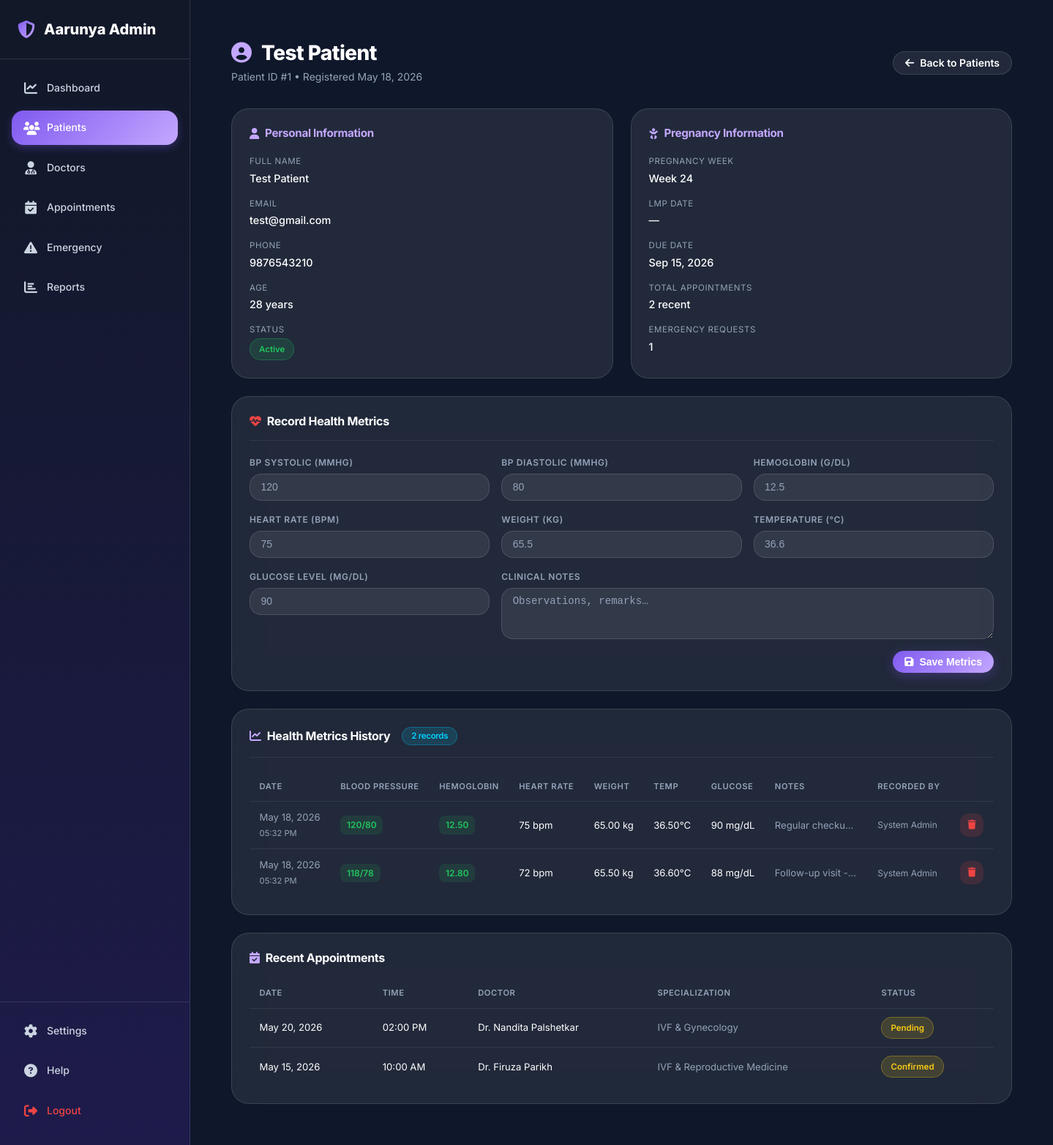
Page /admin/pages/users.php?view=1 (signed in) on the committed database.
### tables this page shows
CREATE TABLE users (
    id INT AUTO_INCREMENT PRIMARY KEY,
    name VARCHAR(255) NOT NULL,
    email VARCHAR(255) UNIQUE NOT NULL,
    password VARCHAR(255) NOT NULL,
    phone VARCHAR(20),
    age INT,
    lmp_date DATE DEFAULT NULL COMMENT 'Last Menstrual Period date',
    pregnancy_week INT,
    due_date DATE,
    profile_photo VARCHAR(255) DEFAULT NULL,
    status VARCHAR(20) DEFAULT 'active',
    created_at TIMESTAMP DEFAULT CURRENT_TIMESTAMP,
    updated_at TIMESTAMP DEFAULT CURRENT_TIMESTAMP ON UPDATE CURRENT_TIMESTAMP,
    INDEX idx_email (email),
    INDEX idx_status (status),
    INDEX idx_phone (phone)
);

CREATE TABLE health_metrics (
    id INT AUTO_INCREMENT PRIMARY KEY,
    user_id INT NOT NULL,
    blood_pressure_systolic INT DEFAULT NULL COMMENT 'Systolic blood pressure (mmHg)',
    blood_pressure_diastolic INT DEFAULT NULL COMMENT 'Diastolic blood pressure (mmHg)',
    hemoglobin DECIMAL(4,2) DEFAULT NULL COMMENT 'Hemoglobin level (g/dL)',
    heart_rate INT DEFAULT NULL COMMENT 'Heart rate (bpm)',
    weight DECIMAL(5,2) DEFAULT NULL COMMENT 'Weight (kg)',
    temperature DECIMAL(4,2) DEFAULT NULL COMMENT 'Body temperature (°C)',
    glucose_level INT DEFAULT NULL COMMENT 'Blood glucose level (mg/dL)',
    notes TEXT COMMENT 'Clinical notes and observations',
    recorded_by INT DEFAULT NULL COMMENT 'Admin ID who recorded the metrics',
    recorded_at TIMESTAMP NOT NULL DEFAULT CURRENT_TIMESTAMP,
    FOREIGN KEY (user_id) REFERENCES users(id) ON DELETE CASCADE,
    FOREIGN KEY (recorded_by) REFERENCES admins(id) ON DELETE SET NULL,
    INDEX idx_user (user_id),
    INDEX idx_recorded_at (recorded_at),
    INDEX idx_recorded_by (recorded_by)
);

CREATE TABLE appointments (
    id INT AUTO_INCREMENT PRIMARY KEY,
    user_id INT NOT NULL,
    doctor_id INT NOT NULL,
    appointment_date DATE NOT NULL,
    appointment_time TIME NOT NULL,
    status VARCHAR(50) DEFAULT 'pending',
    notes TEXT,
    created_at TIMESTAMP DEFAULT CURRENT_TIMESTAMP,
    updated_at TIMESTAMP DEFAULT CURRENT_TIMESTAMP ON UPDATE CURRENT_TIMESTAMP,
    FOREIGN KEY (user_id) REFERENCES users(id) ON DELETE CASCADE,
    FOREIGN KEY (doctor_id) REFERENCES doctors(id) ON DELETE CASCADE,
    INDEX idx_user (user_id),
    INDEX idx_doctor (doctor_id),
    INDEX idx_date (appointment_date),
    INDEX idx_status (status)
);

CREATE TABLE doctors (
    id INT AUTO_INCREMENT PRIMARY KEY,
    name VARCHAR(255) NOT NULL,
    email VARCHAR(255) UNIQUE,
    phone VARCHAR(20),
    password VARCHAR(255),
    specialization VARCHAR(255) NOT NULL,
    hospital_affiliation VARCHAR(255) NULL,
    experience INT DEFAULT 0,
    consultation_fee DECIMAL(10,2) DEFAULT 0.00,
    qualification VARCHAR(255),
    bio TEXT NULL,
    medical_council_registration VARCHAR(100) NULL,
    contact VARCHAR(255),
    availability VARCHAR(255),
    status VARCHAR(20) DEFAULT 'approved',
    is_active BOOLEAN DEFAULT TRUE COMMENT 'Doctor active status for patient visibility',
    is_verified BOOLEAN DEFAULT FALSE,
    verification_date TIMESTAMP NULL,
    status_updated_at TIMESTAMP NULL COMMENT 'Last status change timestamp',
    status_updated_by INT NULL COMMENT 'Admin ID who changed status',
    created_at TIMESTAMP DEFAULT CURRENT_TIMESTAMP,
    updated_at TIMESTAMP DEFAULT CURRENT_TIMESTAMP ON UPDATE CURRENT_TIMESTAMP,
    INDEX idx_email (email),
    INDEX idx_specialization (specialization),
    INDEX idx_status (status),
    INDEX idx_is_active (is_active),
    INDEX idx_verified (is_verified)
);

### admin/pages/users.php (the view, shortened to what this page needs)
<?php
require_once '../includes/db.php';
try {
    $pdo->exec("CREATE TABLE IF NOT EXISTS `health_metrics` (
        `id` int(11) NOT NULL AUTO_INCREMENT,
        `user_id` int(11) NOT NULL,
        `blood_pressure_systolic` int(11) DEFAULT NULL,
        `blood_pressure_diastolic` int(11) DEFAULT NULL,
        `hemoglobin` decimal(4,2) DEFAULT NULL,
        `heart_rate` int(11) DEFAULT NULL,
        `weight` decimal(5,2) DEFAULT NULL,
        `temperature` decimal(4,2) DEFAULT NULL,
        `glucose_level` int(11) DEFAULT NULL,
        `notes` text DEFAULT NULL,
        `recorded_by` int(11) DEFAULT NULL,
        `recorded_at` timestamp NOT NULL DEFAULT CURRENT_TIMESTAMP,
        PRIMARY KEY (`id`),
        KEY `user_id` (`user_id`),
        KEY `recorded_at` (`recorded_at`)
    ) ENGINE=InnoDB DEFAULT CHARSET=utf8mb4 COLLATE=utf8mb4_unicode_ci");
} catch (PDOException $e) {
}
$viewUserId = intval($_GET['view'] ?? 0);
$viewUser   = null;
$healthMetrics = [];
$userAppointments = [];
if ($viewUserId) {
    $stmt = $pdo->prepare("SELECT * FROM users WHERE id = ?");
    $stmt->execute([$viewUserId]);
    $viewUser = $stmt->fetch();
    if ($viewUser) {
        $stmt = $pdo->prepare("SELECT hm.*, a.name as recorded_by_name
                               FROM health_metrics hm
                               LEFT JOIN admins a ON hm.recorded_by = a.id
                               WHERE hm.user_id = ?
                               ORDER BY hm.recorded_at DESC");
        $stmt->execute([$viewUserId]);
        $healthMetrics = $stmt->fetchAll();
        $stmt = $pdo->prepare("SELECT a.*, d.name as doctor_name, d.specialization
                               FROM appointments a
                               JOIN doctors d ON a.doctor_id = d.id
                               WHERE a.user_id = ?
                               ORDER BY a.appointment_date DESC LIMIT 5");
        $stmt->execute([$viewUserId]);
        $userAppointments = $stmt->fetchAll();
    }
}
include '../includes/header.php';
include '../includes/sidebar.php';
?>
<div class="page-wrap animate-fade-in">
<?php if ($viewUser): ?>
<div class="page-header">
    <div class="page-header-left">
        <h1><i class="fas fa-user-circle" style="color:var(--primary-purple);margin-right:.5rem;"></i>
            <?php echo htmlspecialchars($viewUser['name']); ?>
        </h1>
        <p>Patient ID #<?php echo $viewUser['id']; ?> &bull; Registered <?php echo date('M d, Y', strtotime($viewUser['created_at'])); ?></p>
    </div>
    <a href="users.php" class="btn btn-secondary btn-sm"><i class="fas fa-arrow-left"></i> Back to Patients</a>
</div>
<div class="detail-grid-2">
    <div class="detail-card">
        <h4><i class="fas fa-user"></i> Personal Information</h4>
        <div class="detail-row"><span class="detail-lbl">Full Name</span><span class="detail-val"><?php echo htmlspecialchars($viewUser['name']); ?></span></div>
        <div class="detail-row"><span class="detail-lbl">Email</span><span class="detail-val"><?php echo htmlspecialchars($viewUser['email']); ?></span></div>
        <div class="detail-row"><span class="detail-lbl">Phone</span><span class="detail-val"><?php echo htmlspecialchars($viewUser['phone'] ?? '—'); ?></span></div>
        <div class="detail-row"><span class="detail-lbl">Age</span><span class="detail-val"><?php echo $viewUser['age'] ? $viewUser['age'] . ' years' : '—'; ?></span></div>
        <div class="detail-row">
            <span class="detail-lbl">Status</span>
            <span class="detail-val">
                <?php $st = $viewUser['status'] ?? 'active'; ?>
                <span class="badge <?php echo $st === 'active' ? 'badge-success' : 'badge-danger'; ?>"><?php echo ucfirst($st); ?></span>
            </span>
        </div>
    </div>
    <div class="detail-card">
        <h4><i class="fas fa-baby"></i> Pregnancy Information</h4>
        <div class="detail-row"><span class="detail-lbl">Pregnancy Week</span><span class="detail-val"><?php echo $viewUser['pregnancy_week'] ? 'Week ' . $viewUser['pregnancy_week'] : '—'; ?></span></div>
        <div class="detail-row"><span class="detail-lbl">LMP Date</span><span class="detail-val"><?php echo $viewUser['lmp_date'] ? date('M d, Y', strtotime($viewUser['lmp_date'])) : '—'; ?></span></div>
        <div class="detail-row"><span class="detail-lbl">Due Date</span><span class="detail-val"><?php echo $viewUser['due_date'] ? date('M d, Y', strtotime($viewUser['due_date'])) : '—'; ?></span></div>
        <div class="detail-row"><span class="detail-lbl">Total Appointments</span><span class="detail-val"><?php echo count($userAppointments); ?> recent</span></div>
        <div class="detail-row"><span class="detail-lbl">Emergency Requests</span><span class="detail-val">
            <?php
            $emCount = $pdo->prepare("SELECT COUNT(*) FROM emergency_requests WHERE user_id = ?");
            $emCount->execute([$viewUserId]);
            echo $emCount->fetchColumn();
            ?>
        </span></div>
    </div>
</div>
<div class="glass-card" style="padding:1.5rem;margin-bottom:1.5rem;">
    <div style="display:flex;justify-content:space-between;align-items:center;margin-bottom:1.25rem;padding-bottom:1rem;border-bottom:1px solid var(--divider);">
        <h3 style="font-size:1rem;font-weight:700;color:#fff;margin:0;display:flex;align-items:center;gap:.5rem;">
            <i class="fas fa-heartbeat" style="color:#EF4444;"></i> Record Health Metrics
        </h3>
    </div>
    <form method="POST" action="../actions/update_health_metrics.php">
        <div class="metrics-form-grid" style="margin-bottom:1rem;">
            <div class="form-group">
                <label class="form-label">BP Systolic (mmHg)</label>
                <input type="number" name="bp_systolic" class="form-input" placeholder="120" min="60" max="250">
            </div>
            <div class="form-group">
                <label class="form-label">BP Diastolic (mmHg)</label>
                <input type="number" name="bp_diastolic" class="form-input" placeholder="80" min="40" max="150">
            </div>
            <div class="form-group">
                <label class="form-label">Hemoglobin (g/dL)</label>
                <input type="number" name="hemoglobin" class="form-input" placeholder="12.5" step="0.1" min="5" max="20">
            </div>
            <div class="form-group">
                <label class="form-label">Heart Rate (bpm)</label>
                <input type="number" name="heart_rate" class="form-input" placeholder="75" min="40" max="200">
            </div>
            <div class="form-group">
                <label class="form-label">Weight (kg)</label>
                <input type="number" name="weight" class="form-input" placeholder="65.5" step="0.1" min="30" max="200">
            </div>
            <div class="form-group">
                <label class="form-label">Temperature (°C)</label>
                <input type="number" name="temperature" class="form-input" placeholder="36.6" step="0.1" min="35" max="42">
            </div>
            <div class="form-group">
                <label class="form-label">Glucose Level (mg/dL)</label>
                <input type="number" name="glucose" class="form-input" placeholder="90" min="50" max="500">
            </div>
            <div class="form-group" style="grid-column:span 2;">
                <label class="form-label">Clinical Notes</label>
                <textarea name="notes" class="form-input form-textarea" placeholder="Observations, remarks…"></textarea>
            </div>
        </div>
        <div style="display:flex;justify-content:flex-end;">
            <button type="submit" class="btn btn-primary btn-sm">
                <i class="fas fa-save"></i> Save Metrics
            </button>
        </div>
    </form>
</div>
<div class="glass-card" style="padding:1.5rem;margin-bottom:1.5rem;">
    <div style="display:flex;justify-content:space-between;align-items:center;margin-bottom:1.25rem;padding-bottom:1rem;border-bottom:1px solid var(--divider);">
        <h3 style="font-size:1rem;font-weight:700;color:#fff;margin:0;display:flex;align-items:center;gap:.5rem;">
            <i class="fas fa-chart-line" style="color:var(--primary-purple);"></i> Health Metrics History
            <span class="badge badge-info" style="margin-left:.5rem;"><?php echo count($healthMetrics); ?> records</span>
        </h3>
    </div>
    <?php if (count($healthMetrics) > 0): ?>
    <div style="overflow-x:auto;">
        <table class="metrics-table">
            <thead>
                <tr>
                    <th>Date</th>
                    <th>Blood Pressure</th>
                    <th>Hemoglobin</th>
                    <th>Heart Rate</th>
                    <th>Weight</th>
                    <th>Temp</th>
                    <th>Glucose</th>
                    <th>Notes</th>
                    <th>Recorded By</th>
                    <th></th>
                </tr>
            </thead>
            <tbody>
            <?php foreach ($healthMetrics as $m): ?>
            <tr>
                <td style="white-space:nowrap;color:var(--text-muted);">
                    <?php echo date('M d, Y', strtotime($m['recorded_at'])); ?><br>
                    <span style="font-size:.7rem;"><?php echo date('h:i A', strtotime($m['recorded_at'])); ?></span>
                </td>
                <td>
                    <?php if ($m['blood_pressure_systolic']): ?>
                    <?php
                    $sys = $m['blood_pressure_systolic'];
                    $dia = $m['blood_pressure_diastolic'];
                    $bpClass = ($sys > 140 || $dia > 90) ? 'mv-danger' : (($sys > 130 || $dia > 85) ? 'mv-warn' : 'mv-normal');
                    ?>
                    <span class="mv <?php echo $bpClass; ?>"><?php echo $sys; ?>/<?php echo $dia; ?></span>
                    <?php else: ?>—<?php endif; ?>
                </td>
                <td>
                    <?php if ($m['hemoglobin']): ?>
                    <?php $hbClass = $m['hemoglobin'] < 11 ? 'mv-danger' : ($m['hemoglobin'] < 12 ? 'mv-warn' : 'mv-normal'); ?>
                    <span class="mv <?php echo $hbClass; ?>"><?php echo $m['hemoglobin']; ?></span>
                    <?php else: ?>—<?php endif; ?>
                </td>
                <td><?php echo $m['heart_rate'] ? $m['heart_rate'] . ' bpm' : '—'; ?></td>
                <td><?php echo $m['weight'] ? $m['weight'] . ' kg' : '—'; ?></td>
                <td><?php echo $m['temperature'] ? $m['temperature'] . '°C' : '—'; ?></td>
                <td><?php echo $m['glucose_level'] ? $m['glucose_level'] . ' mg/dL' : '—'; ?></td>
                <td style="max-width:140px;overflow:hidden;text-overflow:ellipsis;white-space:nowrap;color:var(--text-muted);" title="<?php echo htmlspecialchars($m['notes'] ?? ''); ?>">
                    <?php echo htmlspecialchars($m['notes'] ?? '—'); ?>
                </td>
                <td style="font-size:.75rem;color:var(--text-muted);"><?php echo htmlspecialchars($m['recorded_by_name'] ?? 'Admin'); ?></td>
                <td>
                    <form method="POST" action="../actions/update_health_metrics.php" style="display:inline;"
                          onsubmit="return confirm('Delete this metrics entry?')">
                        <button type="submit" class="act-btn act-del" title="Delete Entry">
                            <i class="fas fa-trash"></i>
                        </button>
                    </form>
                </td>
            </tr>
            <?php endforeach; ?>
            </tbody>
        </table>
    </div>
    <?php endif; ?>
</div>
<?php if (count($userAppointments) > 0): ?>
<div class="glass-card" style="padding:1.5rem;">
    <h3 style="font-size:1rem;font-weight:700;color:#fff;margin:0 0 1.25rem;display:flex;align-items:center;gap:.5rem;">
        <i class="fas fa-calendar-check" style="color:var(--primary-purple);"></i> Recent Appointments
    </h3>
    <div style="overflow-x:auto;">
        <table class="metrics-table">
            <thead>
                <tr><th>Date</th><th>Time</th><th>Doctor</th><th>Specialization</th><th>Status</th></tr>
            </thead>
            <tbody>
            <?php foreach ($userAppointments as $apt): ?>
            <tr>
                <td><?php echo date('M d, Y', strtotime($apt['appointment_date'])); ?></td>
                <td><?php echo date('h:i A', strtotime($apt['appointment_time'])); ?></td>
                <td><?php echo htmlspecialchars($apt['doctor_name']); ?></td>
                <td style="color:var(--text-muted);"><?php echo htmlspecialchars($apt['specialization']); ?></td>
                <td>
                    <?php
                    $sc = ['pending'=>'badge-warning','approved'=>'badge-info','completed'=>'badge-success','cancelled'=>'badge-danger'][$apt['status']] ?? 'badge-warning';
                    ?>
                    <span class="badge <?php echo $sc; ?>"><?php echo ucfirst($apt['status']); ?></span>
                </td>
            </tr>
            <?php endforeach; ?>
            </tbody>
        </table>
    </div>
</div>
<?php endif; ?>
<?php endif;  ?>
</div>
<?php include '../includes/footer.php'; ?>

### rows in the picture
users: name "Test Patient", id "1", created_at "May 18, 2026", email "test@gmail.com", phone "9876543210", age "28", status "Active", pregnancy_week "24", due_date "Sep 15, 2026"
health_metrics: recorded_at "May 18, 2026", recorded_at "05:32 PM", blood_pressure_systolic "120", blood_pressure_diastolic "80", hemoglobin "12.50", heart_rate "75", weight "65.00", temperature "36.50", glucose_level "90", notes "Regular checku…", recorded_by.name "System Admin"
health_metrics: recorded_at "May 18, 2026", recorded_at "05:32 PM", blood_pressure_systolic "118", blood_pressure_diastolic "78", hemoglobin "12.80", heart_rate "72", weight "65.50", temperature "36.60", glucose_level "88", notes "Follow-up visit -…", recorded_by.name "System Admin"
appointments: appointment_date "May 20, 2026", appointment_time "02:00 PM", doctor.name "Dr. Nandita Palshetkar", doctor.specialization "IVF & Gynecology", status "Pending"
appointments: appointment_date "May 15, 2026", appointment_time "10:00 AM", doctor.name "Dr. Firuza Parikh", doctor.specialization "IVF & Reproductive Medicine", status "Confirmed"

### other values in the picture
count($userAppointments) "2"
$emCount->fetchColumn() "1"
count($healthMetrics) "2"
